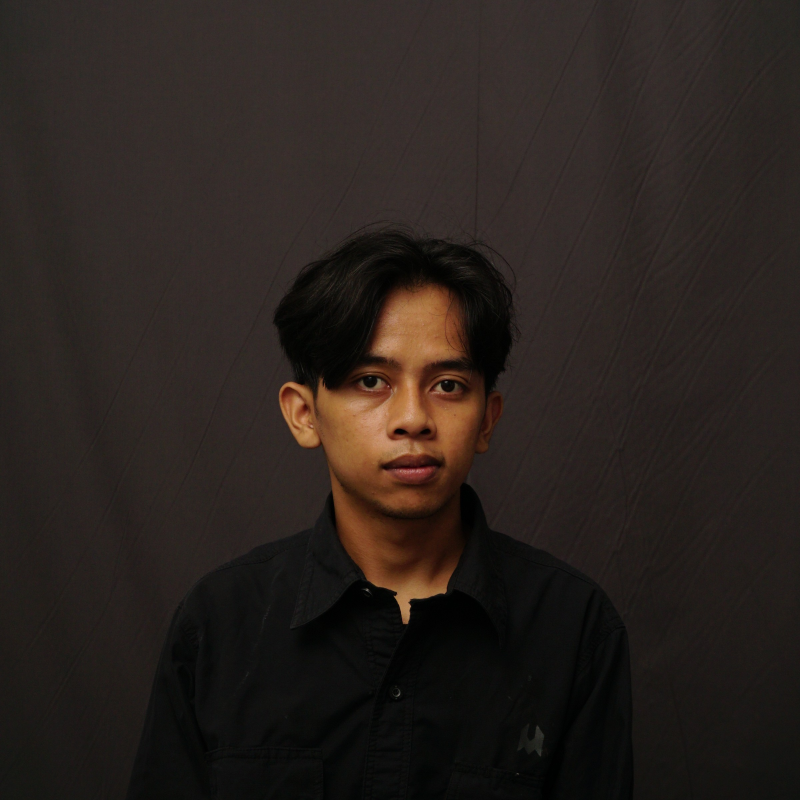
#> input picture pertemuan-9/assets/img/DSC01097.JPG, 2400 x 2400 px, found by its file name (shown at 1/3 size)
$ python thresholding.py
#> lines starting #> are read from the running program, lines starting #| are printed output that depends on the picture; after the words box and inside, x2 and y2 are one past the last pixel; in counts of white or black regions, pixels touching at a corner belong together
import cv2
import numpy as np

# Baca citra grayscale
image = cv2.imread('assets\img\DSC01097.JPG', cv2.IMREAD_GRAYSCALE)
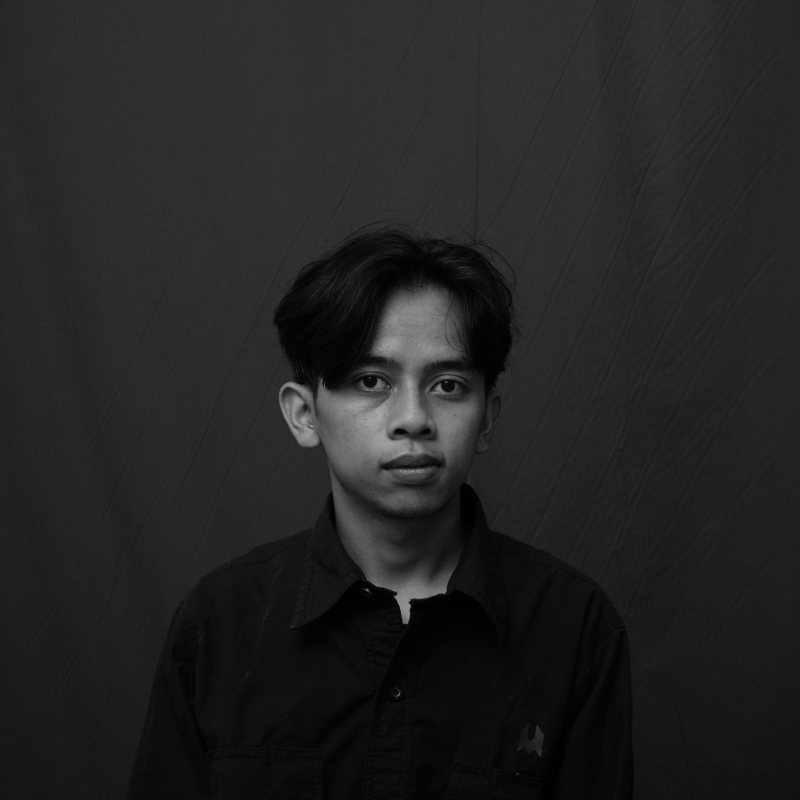
#> image: shape (2400, 2400) (shown at 1/3 size); min 0, max 187, mean 35.6

resize = cv2.resize(image, (400, 400))
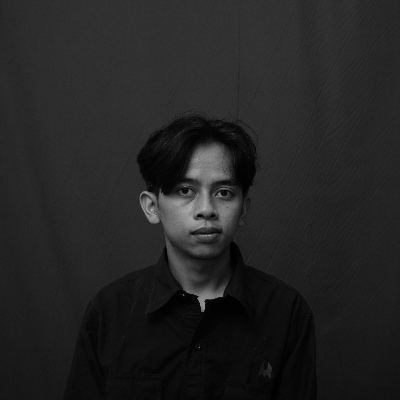
#> resize: shape (400, 400); min 0, max 176, mean 35.8

# Global thresholding
ret, thresh1 = cv2.threshold(resize, 127, 255, cv2.THRESH_BINARY)
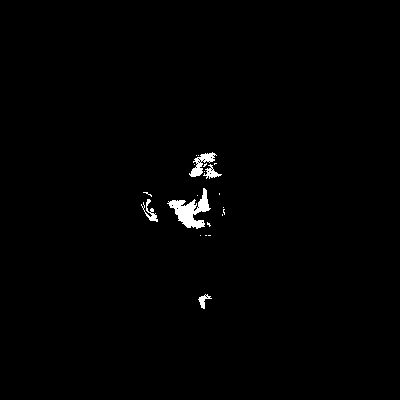
#> thresh1: shape (400, 400); 0.87% white; 21 white regions (16 under 20 px), largest, box (x1, y1, x2, y2) and area: (167, 188, 211, 229) 742, (189, 152, 217, 177) 267, (141, 199, 158, 222) 128, (203, 164, 222, 179) 110, (198, 294, 212, 309) 84

# Adaptive thresholding
thresh2 = cv2.adaptiveThreshold(
    resize, 255, cv2.ADAPTIVE_THRESH_GAUSSIAN_C, cv2.THRESH_BINARY, 11, 2
)
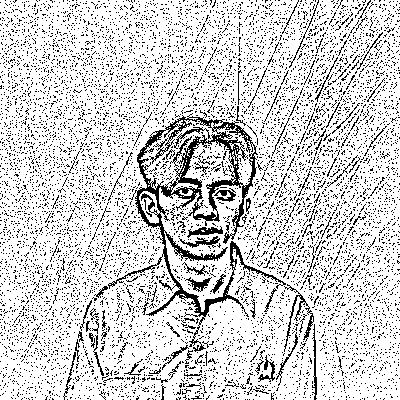
#> thresh2: shape (400, 400); 82.2% white; black in thin lines or dots

# Tampilkan hasil
cv2.imshow('Global Thresholding', thresh1)
cv2.imshow('Adaptive Thresholding', thresh2)
cv2.waitKey(0)
cv2.destroyAllWindows()
